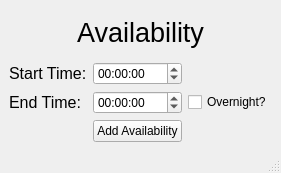
<?xml version="1.0" encoding="UTF-8"?>
<ui version="4.0">
 <class>MainWindow</class>
 <widget class="QMainWindow" name="MainWindow">
  <property name="geometry">
   <rect>
    <x>0</x>
    <y>0</y>
    <width>267</width>
    <height>173</height>
   </rect>
  </property>
  <property name="windowTitle">
   <string>MainWindow</string>
  </property>
  <widget class="QWidget" name="centralwidget">
   <layout class="QGridLayout" name="gridLayout">
    <item row="3" column="0">
     <widget class="QLabel" name="label_3">
      <property name="font">
       <font>
        <pointsize>12</pointsize>
       </font>
      </property>
      <property name="text">
       <string>End Time:</string>
      </property>
     </widget>
    </item>
    <item row="3" column="1">
     <widget class="QTimeEdit" name="timeEdit_2">
      <property name="wrapping">
       <bool>true</bool>
      </property>
      <property name="buttonSymbols">
       <enum>QAbstractSpinBox::UpDownArrows</enum>
      </property>
      <property name="correctionMode">
       <enum>QAbstractSpinBox::CorrectToPreviousValue</enum>
      </property>
      <property name="showGroupSeparator" stdset="0">
       <bool>false</bool>
      </property>
     </widget>
    </item>
    <item row="5" column="1">
     <widget class="QPushButton" name="addPush">
      <property name="maximumSize">
       <size>
        <width>16777215</width>
        <height>16777215</height>
       </size>
      </property>
      <property name="text">
       <string>Add Availability</string>
      </property>
     </widget>
    </item>
    <item row="2" column="0">
     <widget class="QLabel" name="label_2">
      <property name="font">
       <font>
        <pointsize>12</pointsize>
       </font>
      </property>
      <property name="text">
       <string>Start Time:</string>
      </property>
     </widget>
    </item>
    <item row="2" column="1">
     <widget class="QTimeEdit" name="timeEdit">
      <property name="wrapping">
       <bool>true</bool>
      </property>
      <property name="calendarPopup">
       <bool>false</bool>
      </property>
      <property name="time">
       <time>
        <hour>0</hour>
        <minute>0</minute>
        <second>0</second>
       </time>
      </property>
     </widget>
    </item>
    <item row="3" column="2">
     <widget class="QCheckBox" name="checkBox">
      <property name="text">
       <string>Overnight?</string>
      </property>
     </widget>
    </item>
    <item row="0" column="0" colspan="3">
     <widget class="QLabel" name="label">
      <property name="font">
       <font>
        <pointsize>20</pointsize>
       </font>
      </property>
      <property name="text">
       <string>Availability</string>
      </property>
      <property name="alignment">
       <set>Qt::AlignCenter</set>
      </property>
     </widget>
    </item>
   </layout>
  </widget>
  <widget class="QMenuBar" name="menubar">
   <property name="geometry">
    <rect>
     <x>0</x>
     <y>0</y>
     <width>267</width>
     <height>21</height>
    </rect>
   </property>
  </widget>
  <widget class="QStatusBar" name="statusbar"/>
 </widget>
 <resources/>
 <connections/>
</ui>
